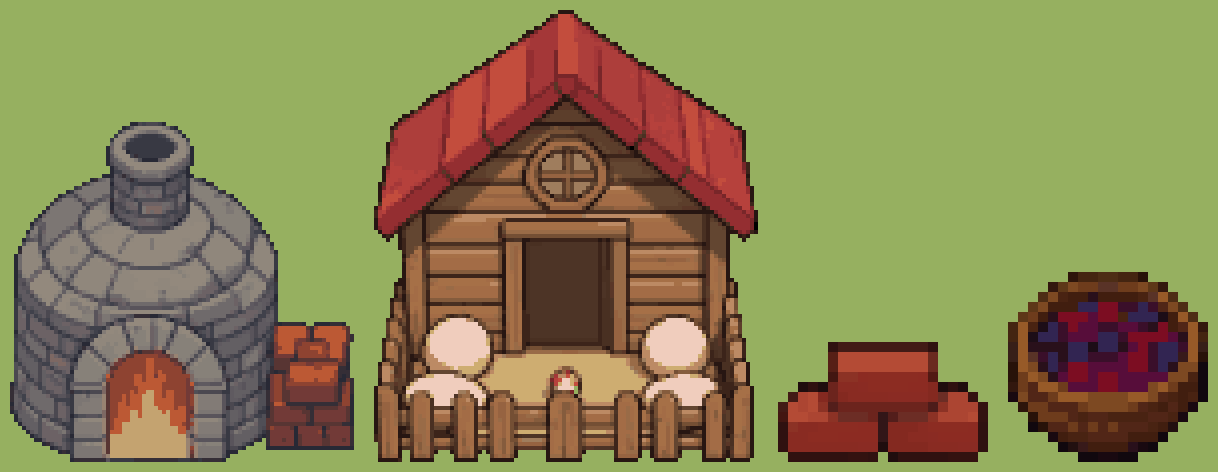
#> input picture assets/gen/pixel/edificios_pueblo/hoja_horno_guarderia_elegidos.png, 1218 x 472 px, given in place of hoja_horno_guarderia_elegidos.png_shoja_caja.png_0.png, which was not available
$ python reducir.py hoja_horno_guarderia_elegidos.png hoja_caja.png 5
#> lines starting #> are read from the running program, lines starting #| are printed output that depends on the picture; pictures that were not available may be replaced by others from this repository, and a replacement may not be noted
"""Nido y comedero (0.2b, 2026-10-13): de la imagen de Klein (klein/<id>_s<N>_0.png, fondo magenta) al sprite
a escala nativa. Misma receta que el tronco (assets/gen/pixel/tronco_klein/reducir.py): fondo magenta fuera,
reducción BOX premultiplicada al ancho pedido, alfa por umbral y paleta corta (MEDIANCUT).

Uso: python -I assets/gen/pixel/edificios_pueblo/reducir.py            → candidatos/ + hoja.png (×6 sobre césped)
     python -I assets/gen/pixel/edificios_pueblo/reducir.py nido 4 34  → un solo sprite (id, semilla, ancho) a final/,
     con los píxeles sueltos del borde podados (pixel_clean.py se come el dibujo: ramitas y bayas)
"""
import sys
from pathlib import Path
import numpy as np
from PIL import Image

B = Path('assets/gen/pixel/edificios_pueblo')
COLORES = 16
UMBRAL = 110
fondo = None   # máscara de fondo alternativa (la pone hoja_edificios.py)


def reducir(f, w):
#> called with w = 5
    a = np.array(Image.open(f).convert('RGB')).astype(int)
    r, g, b = a[..., 0], a[..., 1], a[..., 2]
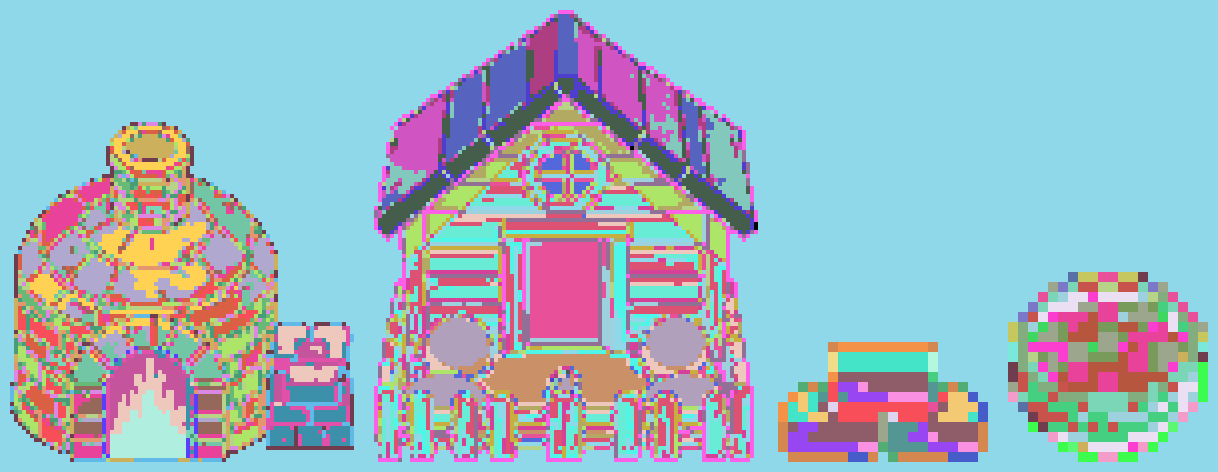
#> r: shape (472, 1218) int64; 73 distinct labels, from 0 to 240; one colour per label, 0 black
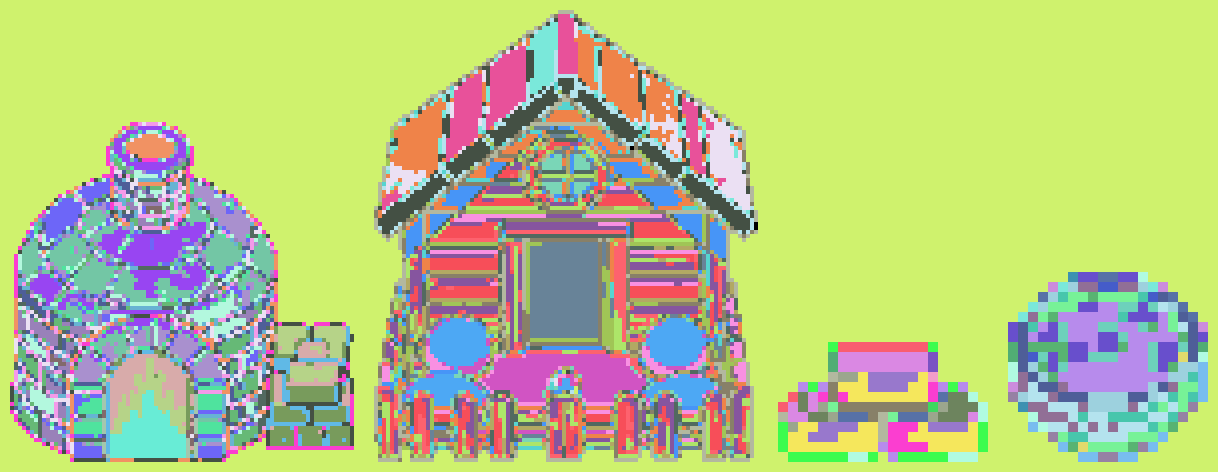
#> g: shape (472, 1218) int64; 71 distinct labels, from 0 to 205; one colour per label, 0 black
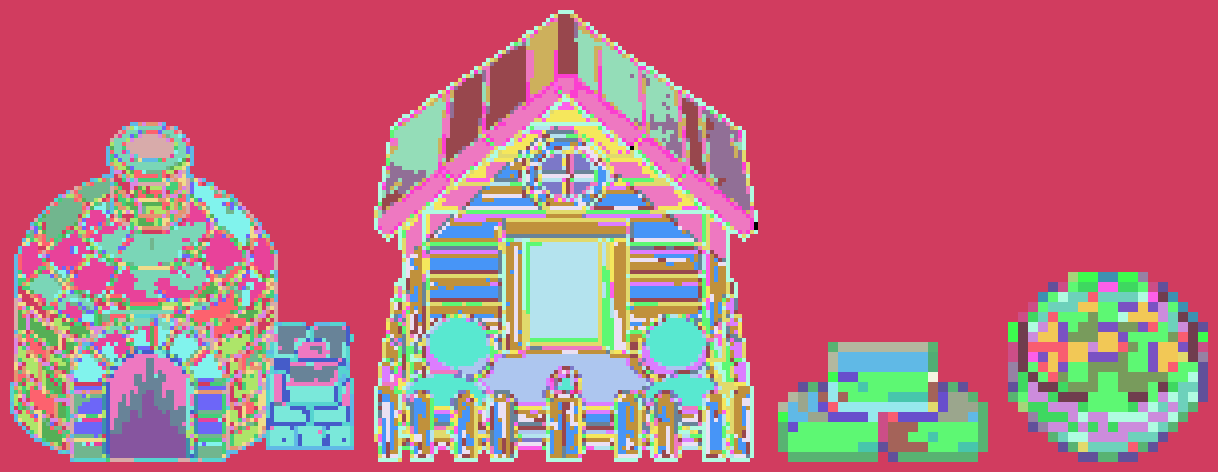
#> b: shape (472, 1218) int64; 64 distinct labels, from 0 to 189; one colour per label, 0 black
    bg = fondo(a) if fondo else (r > 150) & (b > 110) & (g < 100) & (r - g > 90)  # magenta (varía de tono)
#> bg: shape (472, 1218) bool; every value is 0
    ys, xs = np.where(~bg)
    y0, y1, x0, x1 = ys.min(), ys.max() + 1, xs.min(), xs.max() + 1
#> y0 = 0; y1 = 472; x0 = 0; x1 = 1218
    rgba = np.dstack([a, np.where(bg, 0, 255)]).astype(np.uint8)[y0:y1, x0:x1]
#> rgba is the input picture: shape (472, 1218, 4); mean R, G, B, A 136.8, 129.7, 81.7, 255
    im = Image.fromarray(rgba, 'RGBA')
    h = round(w * im.height / im.width)
#> h = 2
    p = np.array(im).astype(float)
    p[..., :3] *= p[..., 3:] / 255
    sm = np.array(Image.fromarray(p[..., :3].astype(np.uint8)).resize((w, h), Image.BOX)).astype(float)
    al = np.array(Image.fromarray(p[..., 3].astype(np.uint8)).resize((w, h), Image.BOX)).astype(float)
#> al = [[255, 255, 255, 255, 255], [255, 255, 255, 255, 255]]
    m = al > UMBRAL
#> m = [[True, True, True, True, True], [True, True, True, True, True]]
    rgb = np.where(m[..., None], np.clip(sm * 255 / np.maximum(al, 1)[..., None], 0, 255), 0).astype(np.uint8)
    q = Image.fromarray(rgb).quantize(COLORES, method=Image.Quantize.MEDIANCUT).convert('RGB')
    return Image.fromarray(np.dstack([np.array(q), np.where(m, 255, 0)]).astype(np.uint8), 'RGBA')


def podar(im, vecinos=2, pasadas=2):
    """Quita los píxeles sueltos del borde (con <= `vecinos` vecinos opacos de 8), sin tocar el interior."""
#> called with vecinos = 2, pasadas = 2
    a = np.array(im)
    for _ in range(pasadas):
        op = a[..., 3] > 0
        pad = np.pad(op, 1)
        n = sum(pad[1 + dy:pad.shape[0] - 1 + dy, 1 + dx:pad.shape[1] - 1 + dx]
                for dy in (-1, 0, 1) for dx in (-1, 0, 1) if dy or dx)
        a[op & (n <= vecinos)] = 0
#> this loop made 2 passes
#> n on passes 1 to 2: [[3, 5, 5, 5, 3], [3, 5, 5, 5, 3]], [[3, 5, 5, 5, 3], [3, 5, 5, 5, 3]]
    return Image.fromarray(a, 'RGBA')


def hoja():
    out = B / 'candidatos'
    out.mkdir(exist_ok=True)
    filas = [('nido', [2, 4, 5], [30, 34, 38]), ('comedero', [1, 2, 4], [28, 32, 36])]
    Z, CW, CH = 6, 44, 34
    sheet = Image.new('RGBA', (9 * CW * Z, 2 * CH * Z), (150, 176, 96, 255))
    for fi, (sid, semillas, anchos) in enumerate(filas):
        for si, s in enumerate(semillas):
            for wi, w in enumerate(anchos):
                r = reducir(B / f'klein/{sid}_s{s}_0.png', w)
                r.save(out / f'{sid}_s{s}_{w}.png')
                big = r.resize((r.width * Z, r.height * Z), Image.NEAREST)
                sheet.alpha_composite(big, ((si * 3 + wi) * CW * Z + 2 * Z, fi * CH * Z + 2 * Z))
    sheet.save(B / 'hoja.png')


if __name__ == '__main__':
    if len(sys.argv) == 4:
        sid, s, w = sys.argv[1], sys.argv[2], int(sys.argv[3])
        (B / 'final').mkdir(exist_ok=True)
        podar(reducir(B / f'klein/{sid}_s{s}_0.png', w)).save(B / f'final/{sid}.png')
    else:
        hoja()
